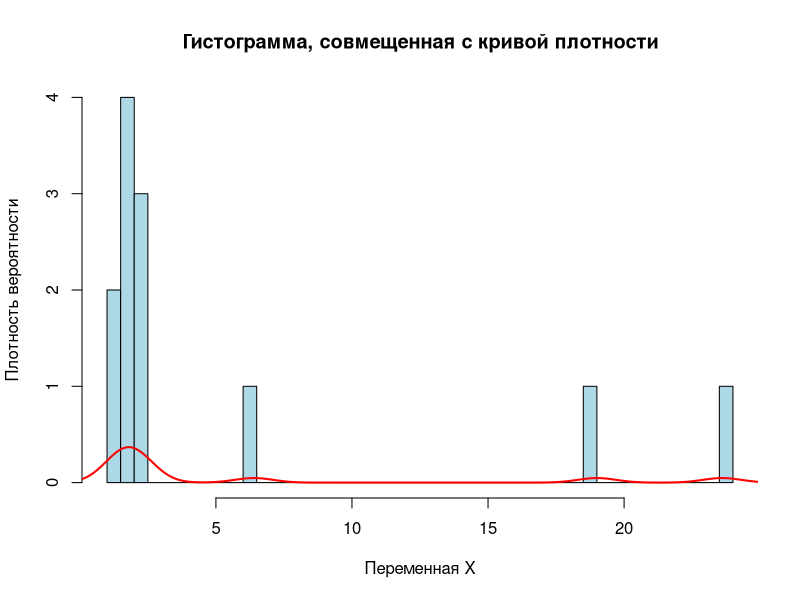

The R script that drew this image:
arr <- c(1.2, 1.4, 1.6, 1.7,1.7, 1.8, 2.2, 2.3, 2.4, 6.4, 19.0, 23.6)
print(arr)

# среднее
average <- mean(arr)
print(sprintf("Average: %f", average))

# стандартное отклонение
std <- sd(arr)
print(sprintf("Standard deviation: %f", std))

# медиана
median <- median(arr)
print(sprintf("Median: %f", median))

# процентили
qtl <- quantile(arr, c(0.25, 0.75))
qtl

summary(arr)

hist(arr, breaks = 50, freq = TRUE, col = "lightblue",
      xlab = "Переменная X",
      ylab = "Плотность вероятности",
      main = "Гистограмма, совмещенная с кривой плотности")
lines(density(arr), col = "red", lwd = 2)

# Можно ли считать, что выборка извлечена из совокупности с нормальным распределением?
# Обоснуйте свой ответ.
#
# (Приведены результаты оценки проницаемости сосудов сетчатки)